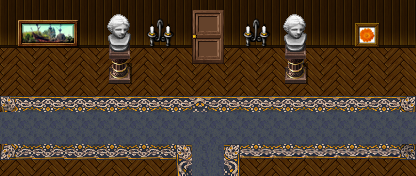

This is a level from a 2D game, rendered from its Tiled map with the project's own tilesets. A one-line summary and the complete map file follow:
An orthogonal 26x11 tile map with 16x16 px tiles, 5 tile layers (Sol, Mur, Door, Tapis, ...), 9 tilesets and 12 objects (6x collision, switch map_4 0, spawn map_4 0, spawn map_2 1, switch map_2 1, ...).

<map version="1.10" tiledversion="1.10.2" orientation="orthogonal" renderorder="right-down" width="26" height="11" tilewidth="16" tileheight="16" infinite="0" nextlayerid="17" nextobjectid="46">
 <tileset firstgid="1" source="rpg_maker_wooden_floor_by_ayene_chan_d587fmi.tsx" />
 <tileset firstgid="257" source="rpg_maker_vx___tile_c_by_ayene_chan_d7kwsoc.tsx" />
 <tileset firstgid="1281" source="interior_b_by_schwarzenacht_datt3py.tsx" />
 <tileset firstgid="2305" source="rpg_maker_vx___tilea3_by_ayene_chan_d5lgb3n.tsx" />
 <tileset firstgid="2433" source="rpg_maker_vx_ace___vx_like_xp_tile_by_ayene_chan_d7t1yi0.tsx" />
 <tileset firstgid="3457" source="december_doors_by_nicnubill_d7128ej.tsx" />
 <tileset firstgid="4481" source="mv_noble_interior_by_schwarzenacht_dapf6pa.tsx" />
 <tileset firstgid="6785" source="Tableau et autre.tsx" />
 <tileset firstgid="7809" source="morgue_by_nicnubill_d6swv2l.tsx" />
 <group id="11" name="Objects">
  <objectgroup id="14" name="collisions">
   <object id="16" name="collision" x="1.33333" y="-15.1667" width="415.667" height="61.6667" />
   <object id="23" name="collision" x="112" y="16" width="16" height="64" />
   <object id="31" name="collision" x="416" y="32" width="16" height="144" />
   <object id="33" name="collision" x="-2.08333" y="178.833" width="416" height="16" />
   <object id="34" name="collision" x="-17.4545" y="62.5455" width="16" height="128" />
   <object id="45" name="collision" x="288.583" y="18.7359" width="16" height="64" />
  </objectgroup>
  <objectgroup id="13" name="Interface">
   <object id="5" name="switch map_4 0" x="20.6667" y="115.042" width="7.72727" height="27.5" />
   <object id="9" name="spawn map_4 0" x="11.9697" y="128">
    <point />
   </object>
   <object id="35" name="spawn map_2 1" x="400.75" y="128.5">
    <point />
   </object>
   <object id="36" name="switch map_2 1" x="399.091" y="112.273" width="16" height="32" />
   <object id="40" name="switch map_5 2" x="192" y="158" width="32" height="16" />
   <object id="41" name="spawn map_5 2" x="208.364" y="156.909">
    <point />
   </object>
  </objectgroup>
 </group>
 <group id="12" name="Layer 1">
  <layer id="1" name="Sol" width="26" height="11">
   <data encoding="csv">
0,0,0,0,0,0,0,0,0,0,0,0,0,0,0,0,0,0,0,0,0,0,0,0,0,0,
85,70,85,70,85,70,85,70,85,70,85,70,85,70,85,70,85,70,85,70,85,70,85,70,85,70,
85,70,85,70,85,70,85,70,85,70,85,70,85,70,85,70,85,70,85,70,85,70,85,70,85,70,
85,70,85,70,85,70,85,70,85,70,85,70,85,70,85,70,85,70,5172,70,85,70,85,70,85,70,
85,70,85,70,85,70,85,70,85,70,85,70,85,70,85,70,85,70,85,70,85,70,85,70,85,70,
85,70,85,70,85,70,85,70,85,70,85,70,85,70,85,70,85,70,85,70,85,70,85,70,85,70,
85,70,85,70,85,70,85,70,85,70,85,70,85,70,85,70,85,70,85,70,85,70,85,70,85,70,
85,70,85,70,85,70,85,70,85,70,85,70,85,70,85,70,85,70,85,70,85,70,85,70,85,70,
85,70,85,70,85,70,85,70,85,70,85,70,85,70,85,70,85,70,85,70,85,70,85,70,85,70,
85,70,85,70,85,70,85,70,85,70,85,70,85,70,85,70,85,70,85,70,85,70,85,70,85,70,
85,70,85,70,85,70,85,70,85,70,85,70,85,70,85,70,85,70,85,70,85,70,85,70,85,70
</data>
  </layer>
  <layer id="15" name="Mur" width="26" height="11">
   <data encoding="csv">
2375,2376,2376,2376,2376,2376,2376,2376,2376,2376,2376,2376,2376,2376,2376,2376,2376,2376,2376,2376,2376,2376,2376,2376,2376,0,
0,0,0,0,0,0,0,0,0,0,0,0,0,0,0,0,0,0,0,0,0,0,0,0,0,0,
2392,2392,2392,2392,2392,2392,2392,2392,2392,2392,2392,2392,2392,2392,2392,2392,2392,2392,2392,2392,2392,2392,2392,2392,2392,0,
0,0,0,0,0,0,0,0,0,0,0,0,0,0,0,0,0,0,0,0,0,0,0,0,0,0,
0,0,0,0,0,0,0,0,0,0,0,0,0,0,0,0,0,0,0,0,0,0,0,0,0,0,
0,0,0,0,0,0,0,0,0,0,0,0,0,0,0,0,0,0,0,0,0,0,0,0,0,0,
0,0,0,0,0,0,0,0,0,0,0,0,0,0,0,0,0,0,0,0,0,0,0,0,0,0,
0,0,0,0,0,0,0,0,0,0,0,0,0,0,0,0,0,0,0,0,0,0,0,0,0,0,
0,0,0,0,0,0,0,0,0,0,0,0,0,0,0,0,0,0,0,0,0,0,0,0,0,0,
0,0,0,0,0,0,0,0,0,0,0,0,0,0,0,0,0,0,0,0,0,0,0,0,0,0,
0,0,0,0,0,0,0,0,0,0,0,0,0,0,0,0,0,0,0,0,0,0,0,0,0,0
</data>
  </layer>
  <layer id="9" name="Door" width="26" height="11">
   <data encoding="csv">
0,0,0,0,0,0,0,0,0,0,0,0,3461,3462,0,0,0,0,0,0,0,0,0,0,0,0,
0,0,0,0,0,0,0,0,0,0,0,0,3493,3494,0,0,0,0,0,0,0,0,0,0,0,0,
0,0,0,0,0,0,0,0,0,0,0,0,3525,3526,0,0,0,0,0,0,0,0,0,0,0,0,
0,0,0,0,0,0,0,0,0,0,0,0,3557,3558,0,0,0,0,0,0,0,0,0,0,0,0,
0,0,0,0,0,0,0,0,0,0,0,0,0,0,0,0,0,0,0,0,0,0,0,0,0,0,
0,0,0,0,0,0,0,0,0,0,0,0,0,0,0,0,0,0,0,0,0,0,0,0,0,0,
0,0,0,0,0,0,0,0,0,0,0,0,0,0,0,0,0,0,0,0,0,0,0,0,0,0,
0,0,0,0,0,0,0,0,0,0,0,0,0,0,0,0,0,0,0,0,0,0,0,0,0,0,
0,0,0,0,0,0,0,0,0,0,0,0,0,0,0,0,0,0,0,0,0,0,0,0,0,0,
0,0,0,0,0,0,0,0,0,0,0,0,0,0,0,0,0,0,0,0,0,0,0,0,0,0,
0,0,0,0,0,0,0,0,0,0,0,0,0,0,0,0,0,0,0,0,0,0,0,0,0,0
</data>
  </layer>
  <layer id="5" name="Tapis" width="26" height="11">
   <data encoding="csv">
0,0,0,0,0,0,0,0,0,0,0,0,0,0,0,0,0,0,0,0,0,0,0,0,0,0,
0,0,0,0,0,0,0,0,0,0,0,0,0,0,0,0,0,0,0,0,0,0,0,0,0,0,
0,0,0,0,0,0,0,0,0,0,0,0,0,0,0,0,0,0,0,0,0,0,0,0,0,0,
0,0,0,0,0,0,0,0,0,0,0,0,0,0,0,0,0,0,0,0,0,0,0,0,0,0,
0,0,0,0,0,0,0,0,0,0,0,0,0,0,0,0,0,0,0,0,0,0,0,0,0,0,
0,0,0,0,0,0,0,0,0,0,0,0,0,0,0,0,0,0,0,0,0,0,0,0,0,0,
5810,5813,5812,5813,5812,5813,5812,5813,5812,5813,5812,5813,5814,5815,5816,5815,5816,5815,5816,5815,5816,5815,5816,5815,5816,5818,
5957,5957,5957,5957,5957,5957,5957,5957,5957,5957,5957,5957,5957,5957,5957,5957,5957,5957,5957,5957,5957,5957,5957,5957,5957,5957,
5957,5957,5957,5957,5957,5957,5957,5957,5957,5957,5957,5957,5957,5957,5957,5957,5957,5957,5957,5957,5957,5957,5957,5957,5957,5957,
6050,6053,6052,6053,6052,6053,6052,6053,6052,6053,6052,6053,6054,6055,6056,6055,6056,6055,6056,6055,6056,6055,6056,6055,6056,6058,
0,0,0,0,0,0,0,0,0,0,0,0,0,0,0,0,0,0,0,0,0,0,0,0,0,0
</data>
  </layer>
  <layer id="8" name="Objets" width="26" height="11">
   <data encoding="csv">
0,0,0,0,0,0,5075,5076,5077,0,0,0,0,0,0,0,0,5075,5076,5077,0,0,0,0,0,0,
0,7473,7474,7475,7476,0,5123,5124,5125,2015,2016,0,0,0,0,2015,2016,5123,5124,5125,0,0,7449,7450,0,0,
0,7505,7506,7507,7508,0,5171,5172,5173,2047,2048,0,0,0,0,2047,2048,5171,5172,5173,0,0,7481,7482,0,0,
0,0,0,0,0,0,5219,5220,5221,0,0,0,0,0,0,0,0,5219,5220,5221,0,0,0,0,0,0,
0,0,0,0,0,0,5267,5268,5269,0,0,0,0,0,0,0,0,5267,5268,5269,0,0,0,0,0,0,
0,0,0,0,0,0,5315,5316,5317,0,0,0,0,0,0,0,0,5315,5316,5317,0,0,0,0,0,0,
0,0,0,0,0,0,0,0,0,0,0,0,0,0,0,0,0,0,0,0,0,0,0,0,0,0,
0,0,0,0,0,0,0,0,0,0,0,0,0,0,0,0,0,0,0,0,0,0,0,0,0,0,
0,0,0,0,0,0,0,0,0,0,0,0,0,0,0,0,0,0,0,0,0,0,0,0,0,0,
0,0,0,0,0,0,0,0,0,0,0,5819,5965,5965,5824,0,0,0,0,0,0,0,0,0,0,0,
0,0,0,0,0,0,0,0,0,0,0,5867,5965,5965,5872,0,0,0,0,0,0,0,0,0,0,0
</data>
  </layer>
 </group>
</map>
